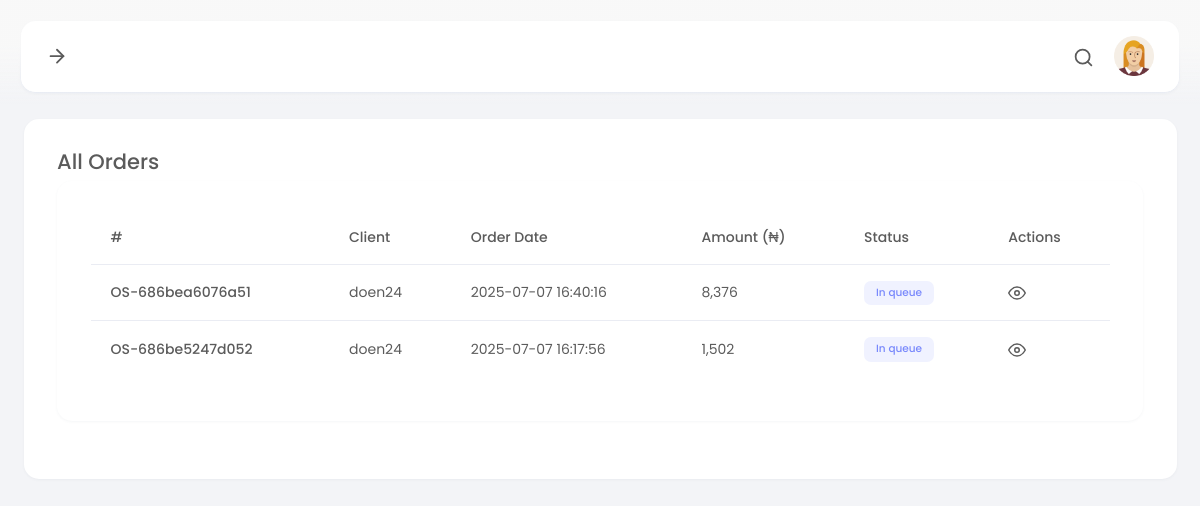
The app's page /manager/orders.php (signed in) with its own data.
### tables this page shows
CREATE TABLE `orders` (
  `id` int(11) NOT NULL,
  `orderid` varchar(20) NOT NULL,
  `userid` varchar(10) NOT NULL,
  `ref` varchar(50) DEFAULT NULL,
  `payment_type` varchar(150) DEFAULT NULL,
  `items` text NOT NULL,
  `amount` float NOT NULL,
  `firstname` varchar(20) NOT NULL,
  `lastname` varchar(20) NOT NULL,
  `email` varchar(50) NOT NULL,
  `phone` varchar(30) NOT NULL,
  `country` varchar(30) NOT NULL,
  `city` varchar(30) NOT NULL,
  `zipcode` varchar(10) DEFAULT NULL,
  `address1` varchar(255) NOT NULL,
  `address2` varchar(255) DEFAULT NULL,
  `status` varchar(50) NOT NULL DEFAULT 'In queue',
  `created_at` datetime NOT NULL DEFAULT current_timestamp()
);

CREATE TABLE `users` (
  `id` int(11) NOT NULL,
  `userid` varchar(20) NOT NULL,
  `firstname` varchar(50) NOT NULL,
  `lastname` varchar(50) NOT NULL,
  `username` varchar(50) NOT NULL,
  `phone` varchar(20) NOT NULL,
  `email` varchar(100) NOT NULL,
  `password` varchar(100) NOT NULL,
  `code` varchar(10) NOT NULL,
  `created_at` datetime NOT NULL DEFAULT current_timestamp()
);

### manager/orders.php (the view, shortened to what this page needs)
<?php
include_once "../config.php";
if (isset($s)) {
  $getOrders = mysqli_query($conn, "SELECT * FROM `orders` WHERE (`orderid` LIKE '%$s%') OR (`userid` LIKE '%$s%') OR (`status` LIKE '%$s%') ORDER BY `id` DESC");
} else {
  $getOrders = mysqli_query($conn, "SELECT * FROM `orders` ORDER BY `id` DESC");
}
?>
<!DOCTYPE html>
<html lang="en">
<head>
  <link href="assets/plugins/bootstrap/css/bootstrap.min.css" rel="stylesheet">
  <link href="assets/plugins/font-awesome/css/all.min.css" rel="stylesheet">
  <link href="assets/plugins/perfectscroll/perfect-scrollbar.css" rel="stylesheet">
  <link href="assets/css/main.min.css" rel="stylesheet">
  <link href="assets/css/custom.css" rel="stylesheet">
</head>
<body>
  <div class="page-container">
    <?php include("components/menu.php"); ?>
    <div class="page-content">
      <div class="main-wrapper">
        <div class="row">
          <div class="col">
            <div class="card">
              <div class="card-body">
                <div class="row">
                  <div class="col-8">
                    <h4>All Orders</h4>
                  </div>
                </div>
                <div class="row">
                  <div class="col">
                    <div class="card">
                      <div class="card-body">
                        <div class="row">
                          <div class="table-responsive">
                            <table class="table invoice-table">
                              <thead>
                                <tr>
                                  <th scope="col">#</th>
                                  <th scope="col">Client</th>
                                  <th scope="col">Order Date</th>
                                  <th scope="col">Amount (₦)</th>
                                  <th scope="col">Status</th>
                                  <th scope="col">Actions</th>
                                </tr>
                              </thead>
                              <tbody>
                                <?php
                                if (mysqli_num_rows($getOrders) > 0) {
                                  $orders = mysqli_fetch_all($getOrders, MYSQLI_ASSOC);
                                  foreach ($orders as $order) {
                                    $userid = $order["userid"];
                                    $getUser = mysqli_query($conn, "SELECT * FROM `users` WHERE `userid` = '$userid'");
                                    $user = mysqli_fetch_assoc($getUser);
                                    ?>
                                    <tr>
                                      <th scope="row"><?= $order["orderid"]; ?></th>
                                      <td><?= $user["username"]; ?></td>
                                      <td><?= $order["created_at"]; ?></td>
                                      <td><?= number_format($order["amount"]); ?></td>
                                      <td><span class="badge bg-primary"><?= $order["status"]; ?></span></td>
                                      <td>
                                        <a href="view-order.php?oid=<?= $order['orderid']; ?>"><i
                                            data-feather="eye"></i></a>
                                      </td>
                                    </tr>
                                    <?php
                                  }
                                }
                                ?>
                              </tbody>
                            </table>
                          </div>
                        </div>
                      </div>
                    </div>
                  </div>
                </div>
              </div>
            </div>
          </div>
        </div>
      </div>
    </div>
  </div>
</body>
</html>

### records on screen
orders: orderid "OS-686bea6076a51", users.username "doen24", created_at "2025-07-07 16:40:16", amount "8,376", status "In queue"
orders: orderid "OS-686be5247d052", users.username "doen24", created_at "2025-07-07 16:17:56", amount "1,502", status "In queue"
